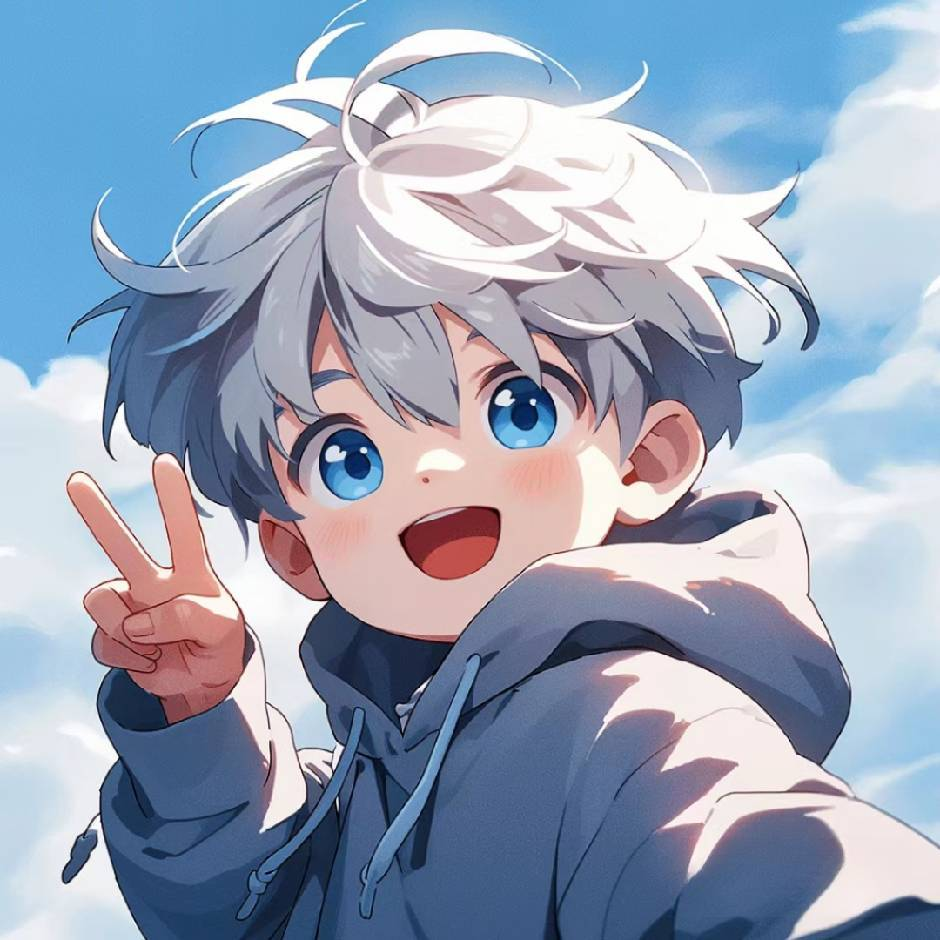
#> input picture 52-王嘉男-上海/2st_week/hi.jpg, 940 x 940 px
$ python 1_GrayScaleTransformation_matplotlib.py
#> lines starting #> are read from the running program, lines starting #| are printed output that depends on the picture
import numpy as np
import matplotlib.pyplot as plt

# 读取原始图
ImageSrc = plt.imread("hi.jpg")
#> ImageSrc is the input picture: shape (940, 940, 3); mean R, G, B 151.9, 164.6, 185.5
# 子图位置
plt.subplot(221)
# 显示原始图
plt.imshow(ImageSrc)
# 获得原始图的高度和宽度
height, width = ImageSrc.shape[:2]
#> height = 940; width = 940
# 用于储存灰度化图片的容器进行初始化
Image_gray = np.zeros([height, width], ImageSrc.dtype)
# 按照原始图的高宽进行像素点遍历
for h in range(height):
    for w in range(width):
        # 存储当前坐标的RGB值
        ImageRGB_Temp = ImageSrc[h, w]
        # 当前坐标的RGB值按照公式转化为灰度值并储存在容器中
        Image_gray[h, w] = int((ImageRGB_Temp[0] * 0.3) + (ImageRGB_Temp[1] * 0.59) + (ImageRGB_Temp[2] * 0.11))
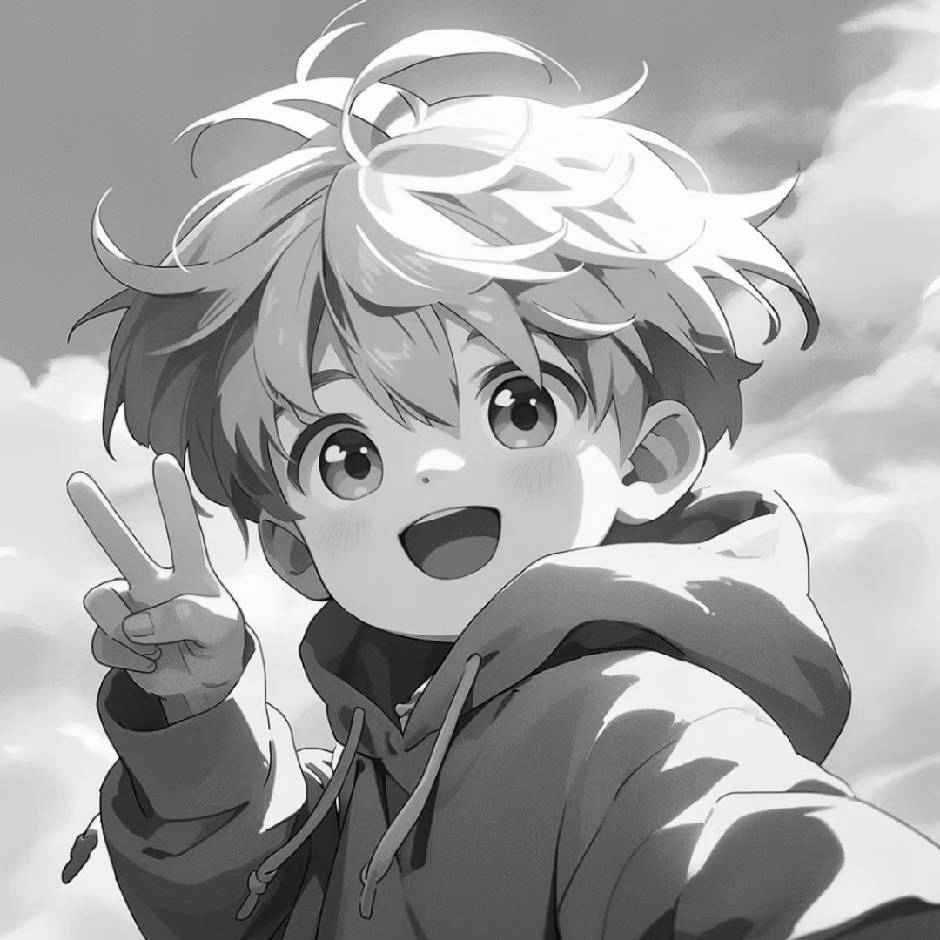
#> Image_gray: shape (940, 940); min 0, max 255, mean 162.5
# 子图位置
plt.subplot(222)
# 显示灰度化的图片
plt.imshow(Image_gray, cmap='gray')
# 图片关闭才结束运行程序
plt.waitforbuttonpress()
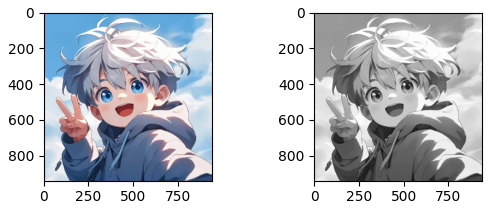
#> figure drawn by matplotlib, 2 panels
